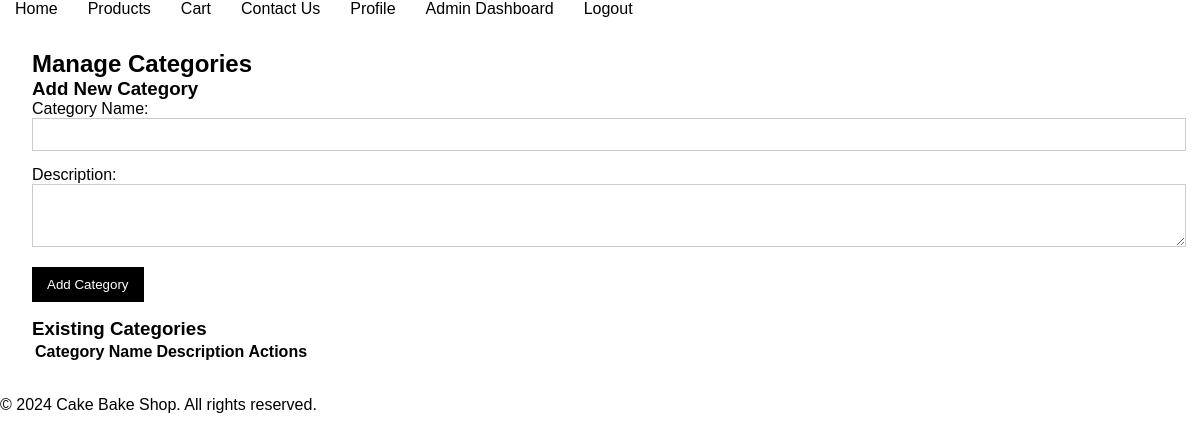
Before: /manage_categories.php (signed in) with the older database file.
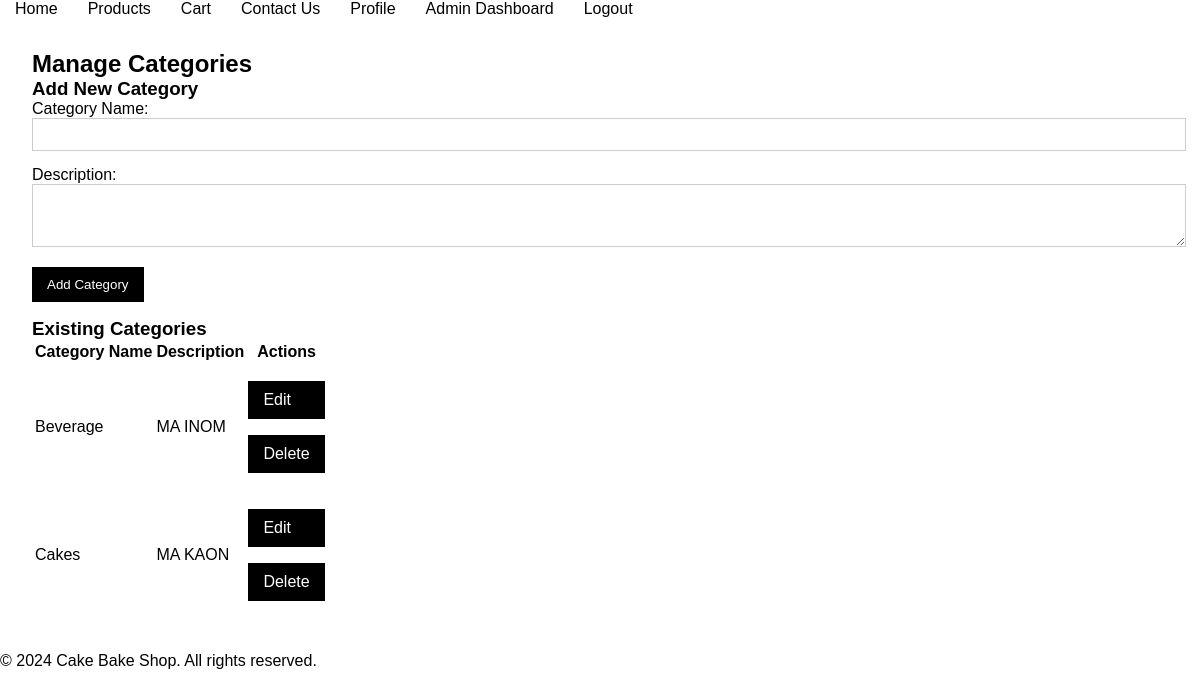
After: the same page with the newer database file.
### tables this page shows
CREATE TABLE IF NOT EXISTS `categories` (
  `id` int NOT NULL AUTO_INCREMENT,
  `name` varchar(100) NOT NULL,
  `description` text,
  PRIMARY KEY (`id`)
);

### app/classes/Category.php (called while the page is built, shortened)
<?php
require_once 'Database.php';
class Category {
    private $conn;
    private $table = 'categories';
    public function __construct() {
        $database = new Database();
        $this->conn = $database->getConnection();
    }
    public function getAll() {
        $query = "SELECT * FROM " . $this->table;
        $stmt = $this->conn->prepare($query);
        $stmt->execute();
        return $stmt->fetchAll(PDO::FETCH_ASSOC);
    }
}
?>

### app/classes/Database.php (called while the page is built, shortened)
<?php
class Database {
    private $host = 'localhost';
    private $db_name = 'inventory_management_system';
    private $username = 'root';
    private $password = '';
    public function getConnection() {
        $this->conn = null;
        try {
            $this->conn = new PDO("mysql:host={$this->host};dbname={$this->db_name}", $this->username, $this->password);
            $this->conn->setAttribute(PDO::ATTR_ERRMODE, PDO::ERRMODE_EXCEPTION);
        } catch (PDOException $exception) {
            echo "Connection error: " . $exception->getMessage();
        }
        return $this->conn;
    }
}
?>

### public/manage_categories.php (the view, shortened to what this page needs)
<?php include '../templates/header.php'; ?>
<?php include '../templates/navbar.php'; ?>
<div class="container">
    <h2>Manage Categories</h2>
    <form id="addCategoryForm" action="process_add_category.php" method="POST">
        <h3>Add New Category</h3>
        <div class="form-group">
            <label for="category_name">Category Name:</label>
            <input type="text" id="category_name" name="category_name" required>
        </div>
        <div class="form-group">
            <label for="description">Description:</label>
            <textarea id="description" name="description" rows="3" required></textarea>
        </div>
        <button type="submit" class="btn-primary">Add Category</button>
    </form>
    <h3>Existing Categories</h3>
    <table>
        <thead>
            <tr>
                <th>Category Name</th>
                <th>Description</th>
                <th>Actions</th>
            </tr>
        </thead>
        <tbody>
            <?php
            require_once '../app/classes/Category.php';
            $category = new Category();
            $categories = $category->getAll();
            foreach ($categories as $cat) {
                echo "<tr>
                        <td>" . htmlspecialchars($cat['name']) . "</td>
                        <td>" . htmlspecialchars($cat['description']) . "</td>
                        <td>
                            <a href='edit_category.php?id=" . $cat['id'] . "' class='btn-secondary'>Edit</a>
                            <a href='delete_category.php?id=" . $cat['id'] . "' class='btn-secondary' onclick='return confirm(\"Are you sure you want to delete this category?\");'>Delete</a>
                        </td>
                    </tr>";
            }
            ?>
        </tbody>
    </table>
</div>
<?php include '../templates/footer.php'; ?>

### templates/header.php (shortened to what this page needs)
<!DOCTYPE html>
<html lang="en">
<head>
    <link rel="stylesheet" href="css/styles.css">
</head>
<body>

### templates/navbar.php (shortened to what this page needs)
<nav>
    <ul>
        <li><a href="index.php">Home</a></li>
        <li><a href="product.php">Products</a></li>
        <li><a href="cart.php">Cart</a></li>
        <li><a href="contact.php">Contact Us</a></li>
        <?php if (isset($_SESSION['username'])): ?>
            <li><a href="profile.php">Profile</a></li>
            <?php if (isset($_SESSION['role']) && $_SESSION['role'] === 'admin'): ?>
                <li><a href="admin_dashboard.php">Admin Dashboard</a></li>
            <?php endif; ?>
            <li><a href="logout.php">Logout</a></li>
        <?php else: ?>
            <li><a href="login.php">Login</a></li>
            <li><a href="register.php">Register</a></li>
        <?php endif; ?>
    </ul>
</nav>

### templates/footer.php
<footer>
        <p>&copy; <?php echo date("Y"); ?> Cake Bake Shop. All rights reserved.</p>
    </footer>
</body>
</html>

### public/css/styles.css (style rules this page uses)
body, h1, h2, h3, p { margin: 0; padding: 0; font-family: Arial, sans-serif; }
body { background-color: #fff; color: #000; }
nav { display: flex; justify-content: space-between; align-items: center; }
nav ul { list-style: none; display: flex; margin: 0; padding: 0; }
nav ul li { margin: 0 15px; }
nav a { color: #000; text-decoration: none; }
.container { padding: 1rem; margin: 1rem; }
.form-group { margin-bottom: 15px; }
.form-group label { display: block; }
.form-group input, .form-group textarea, .form-group select { width: 100%; padding: 8px; border: 1px solid #ccc; }
.btn-primary, .btn-secondary { display: flex; background-color: #000; color: #fff; padding: 10px 15px; margin-top: 1rem; margin-bottom: 1rem; border: none; cursor: pointer; text-decoration: none; }

Changed rows visible on the page:
added categories: name "Beverage", description "MA INOM"
added categories: name "Cakes", description "MA KAON"
